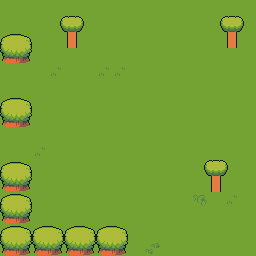

This game map was drawn from its Tiled (.tmx) file and the tilesets committed beside it. A one-line description and the trimmed map source follow:
An orthogonal 16x16 tile map with 16x16 px tiles, 4 tile layers (GroundLayer, DecorationLayer, CollisionLayer, OverlayLayer).

<map version="1.10" tiledversion="1.11.0" orientation="orthogonal" renderorder="right-down" width="16" height="16" tilewidth="16" tileheight="16" infinite="0" nextlayerid="5" nextobjectid="1">
 <tileset firstgid="1" name="Tileset" tilewidth="16" tileheight="16" tilecount="2000" columns="50">
  <image source="Tilesets/Tileset.png" width="800" height="640" />
  <tile id="621" probability="0.001" />
  <tile id="622" probability="0.001" />
  <tile id="716" probability="0.001" />
  <tile id="717" probability="0.002" />
  <tile id="718" probability="0.002" />
  <tile id="719" probability="0.002" />
  <tile id="721" probability="0.001" />
  <tile id="722" probability="0.001" />
  <tile id="723" probability="0.001" />
  <tile id="1177" probability="0.002" />
  <tile id="1178" probability="0.01" />
  <tile id="1226" probability="0.001" />
  <tile id="1227" probability="0.001" />
  <tile id="1237" probability="0.001" />
  <tile id="1238" probability="0.001" />
  <tile id="1239" probability="0.005" />
  <tile id="1240" probability="0.03" />
  <tile id="1355" probability="0.001" />
  <tile id="1405" probability="0.001" />
  <tile id="1407" probability="0.001" />
  <tile id="1450" probability="0.001" />
  <tile id="1451" probability="0.001" />
  <tile id="1456" probability="0.001" />
  <tile id="1815" probability="0.001" />
 </tileset>
 <layer id="1" name="GroundLayer" width="16" height="16">
  <data>[256 cells, 256 non-empty, 4 distinct tile ids]</data>
 </layer>
 <layer id="2" name="DecorationLayer" width="16" height="16">
  <data>[256 cells, 0 non-empty, 0 distinct tile ids]</data>
 </layer>
 <layer id="3" name="CollisionLayer" width="16" height="16">
  <data>[256 cells, 32 non-empty, 4 distinct tile ids]</data>
 </layer>
 <layer id="4" name="OverlayLayer" width="16" height="16">
  <data>[256 cells, 12 non-empty, 4 distinct tile ids]</data>
 </layer>
</map>
